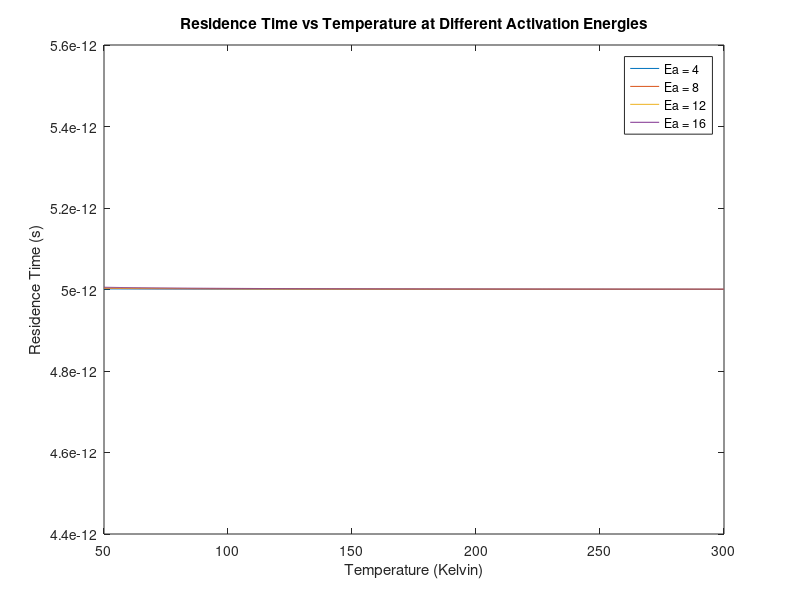
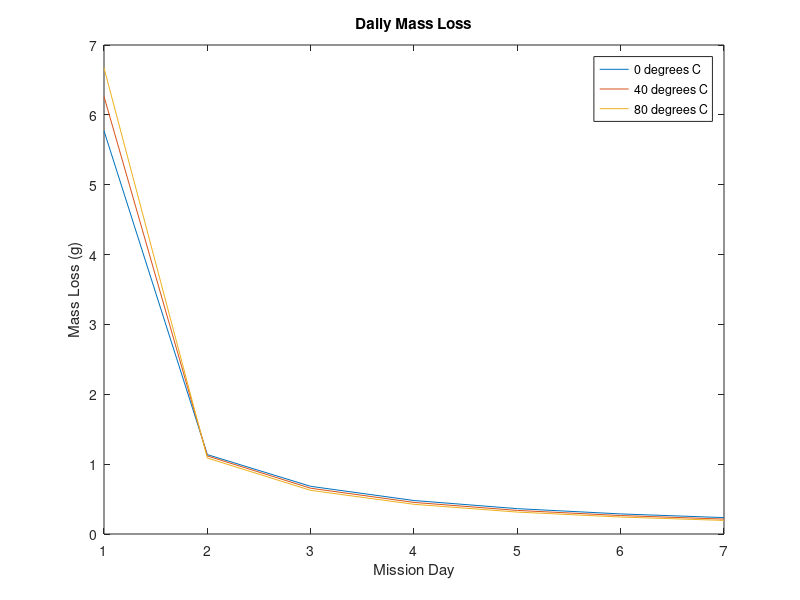
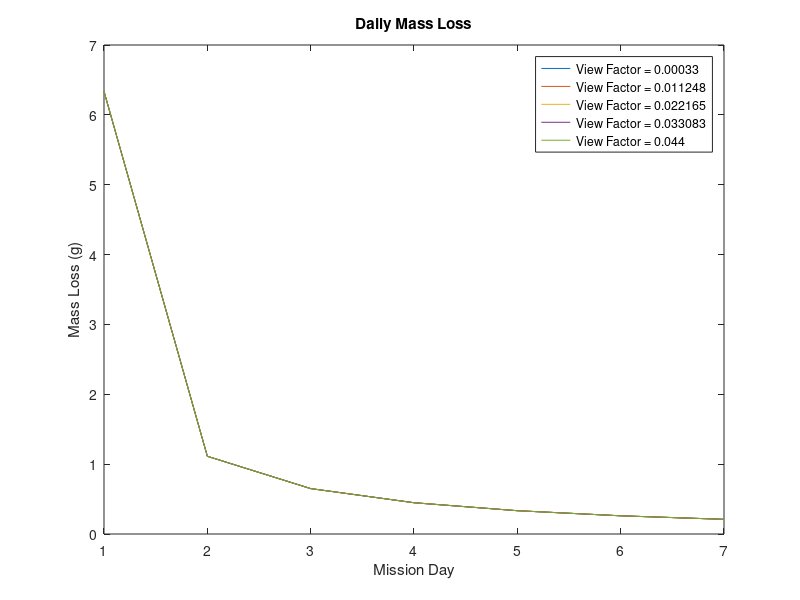
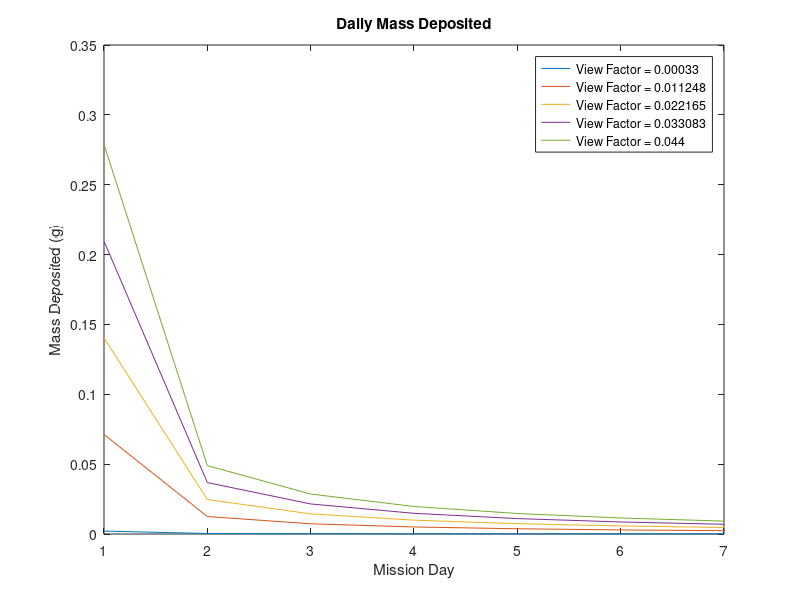

Write the MATLAB code that produced these figures, in order.
%% Midterm 1
% Spacecraft Environments
% Liam Hood
function Midterm1Q4()
clc; clear; close all;

AtmosphericTable = [ 80	0.021999025	0.024571135	3.22009E-20	4.11549E-20 ; ...
100	0.021546553	0.024570958	3.06282E-20	4.1155E-20 ; ...
120	0.020572841	0.024107455	2.72417E-20	3.95418E-20 ; ...
140	0.020151824	0.024107237	2.57837E-20	3.95419E-20 ; ...
160	0.02086041	0.025089884	2.82738E-20	4.29638E-20 ; ...
180	0.020421949	0.025089881	2.67765E-20	4.29638E-20 ; ...
200	0.022634086	0.026635973	3.4598E-20	4.83512E-20 ; ...
220	0.021613262	0.025956358	3.11248E-20	4.59902E-20 ; ...
240	0.021135058	0.025173841	2.95466E-20	4.32741E-20 ; ...
260	0.021875748	0.025149913	3.2131E-20	4.31986E-20 ; ...
280	0.020375056	0.024860903	2.70977E-20	4.22018E-20; ...
300	0.018972346	0.024833729	2.24304E-20	4.21212E-20; ...
320	0.018104496	0.02542809	1.97679E-20	4.42149E-20; ...
340	0.017154812	0.025014337	1.70363E-20	4.27978E-20; ...
360	0.016438595	0.024711836	1.60011E-20	4.17767E-20; ...
380	0.01553743	0.024121928	1.40283E-20	3.97589E-20; ...
400	0.014143682	0.02359261	1.3322E-20	3.79628E-20; ...
420	0.01066863	0.022535034	1.24689E-20	3.43184E-20; ...
440	0.007258539	0.021449041	1.06353E-20	3.05727E-20; ...
460	0.00432235	0.020404336	9.03802E-21	2.69659E-20; ...
480	0.00351503	0.019459819	8.28983E-21	2.37016E-20; ...
500	0.003010642	0.018651911	7.961E-21	2.09065E-20; ...
520	0.002177618	0.018116948	7.74687E-21	1.90794E-20; ...
540	0.001817642	0.017637395	7.79726E-21	1.74364E-20; ...
560	0.001737794	0.017266981	8.04958E-21	1.61774E-20; ...
580	0.001645458	0.017042738	8.47109E-21	1.54638E-20; ...
600	0.001588727	0.016836129	9.20218E-21	1.48111E-20 ] ;

AODensity = [ 200	1.00E+16	1.00E+16 ; ... 
220	6.00E+15	8.00E+15;...
240	3.00E+15	6.00E+15;...
260	1.00E+15	4.00E+15;...
280	7.00E+14	3.00E+15;...
300	5.00E+14	2.00E+15;...
320	3.00E+14	1.00E+15;...
340	2.00E+14	8.00E+14;...
360	1.00E+14	6.00E+14;...
380	7.00E+13	5.00E+14;...
400	3.00E+13	4.00E+14;...
420	8.00E+12	3.80E+14;...
440	3.00E+12	3.60E+14;...
460	1.00E+12	3.40E+14;...
480	7.00E+11	3.20E+14;...
500	5.00E+11	3.00E+14;...
520	2.00E+11	2.60E+14;...
540	9.00E+10	2.30E+14;...
560	6.00E+10	2.00E+14;...
580	3.00E+10	1.60E+14;...
600	1.00E+10	1.30E+14 ] ;

g = 9.81 ; % m*s^-2
R = 287 ; % J*mol^-1*K^-1
kB = 138e-23 ; % J/K
Na = 6.0221409e23 ; % avogadro's number
mu = 398600 ;
re = 6378 ;

h = AtmosphericTable( 1:17 , 1 ) ;
Mmin = AtmosphericTable( 1:17 , 2 ) ;
Mmax = AtmosphericTable( 1:17 , 3 ) ;
Mavg = ( Mmin + Mmax ) ./ 2 ;

%% 4 
TML = .91 ;
CVCM = .07 ;
% a 
temp = linspace( 50 , 300 , 1e3 ) ;
Ea = [ 4 , 8 , 12 , 16 ] ;
tau0 = 5e-12 ;
for ii = 1:length(Ea) 
    tau(ii,:) = tau0.*exp(Ea(ii)./(R.*temp)) ;
end
plot( temp , tau(1,:) , temp , tau(2,:) , temp , tau(3,:) , temp , tau(4,:) )
title( 'Residence Time vs Temperature at Different Activation Energies' ) 
xlabel( 'Temperature (Kelvin)' )
ylabel( 'Residence Time (s)' )
legend( 'Ea = 4' , 'Ea = 8' , 'Ea = 12' , 'Ea = 16' )

% b
m0 = 11 ; % grams
t = 24 ;
temp = 273.15 + [ 0 , 40 , 80 ] ; 
Ea = 12*4184 ; 
q0 = ( m0*TML )./(2*exp(-Ea./(R*398*sqrt(24)))) ;
for jj = 1:length(temp)
    m0 = 11 ; % grams
    for ii = 1:7
        t(ii) = (ii) ;
        q0 = ( m0*TML )./(2*exp(-Ea./(R*398*sqrt(24)))) ;
        deltam(ii,jj) = 2.*q0.*exp(-Ea./(R.*temp(jj))).*(sqrt(t(ii))-sqrt(t(ii)-1)) ;
        m0 = m0 - deltam(ii,jj) ;
    end
end
day = t ;
figure 
plot( day , deltam(:,1) , day , deltam(:,2) , day , deltam(:,3) )
title( 'Daily Mass Loss' )
xlabel( 'Mission Day' )
ylabel( 'Mass Loss (g)' )
legend( '0 degrees C' , '40 degrees C' , '80 degrees C' )

% c
F = linspace( .00033 , .044 , 5 ) ;
temp = 274 ;
Ea = 10*4184 ; 
m0 = 11 ;
for jj = 1:length(F)
    m0 = 11 ; % grams
    for ii = 1:7
        t(ii) = (ii) ;
        q0 = ( m0*TML )./(2*exp(-Ea./(R*398*sqrt(24)))) ;
        deltam(ii,jj) = 2.*q0.*exp(-Ea./(R.*temp)).*(sqrt(t(ii))-sqrt(t(ii)-1)) ;
        deltamd(ii,jj) = F(jj)*deltam(ii,jj) ;
        m0 = m0 - deltam(ii,jj) ;
    end 
end
day = t ;
figure 
plot( day , deltam(:,1) , day , deltam(:,2) , day , deltam(:,3) , day , deltam(:,4) , day , deltam(:,5) )
title( 'Daily Mass Loss' )
xlabel( 'Mission Day' )
ylabel( 'Mass Loss (g)' )
legend( [ 'View Factor = ' , num2str(F(1)) ] , [ 'View Factor = ' , num2str(F(2)) ] , [ 'View Factor = ' , num2str(F(3)) ] , [ 'View Factor = ' , num2str(F(4)) ] , [ 'View Factor = ' , num2str(F(5)) ] ) ;
figure 
plot( day , deltamd(:,1) , day , deltamd(:,2) , day , deltamd(:,3) , day , deltamd(:,4) , day , deltamd(:,5) )
title( 'Daily Mass Deposited' )
xlabel( 'Mission Day' )
ylabel( 'Mass Deposited (g)' )
legend( [ 'View Factor = ' , num2str(F(1)) ] , [ 'View Factor = ' , num2str(F(2)) ] , [ 'View Factor = ' , num2str(F(3)) ] , [ 'View Factor = ' , num2str(F(4)) ] , [ 'View Factor = ' , num2str(F(5)) ] )
end
